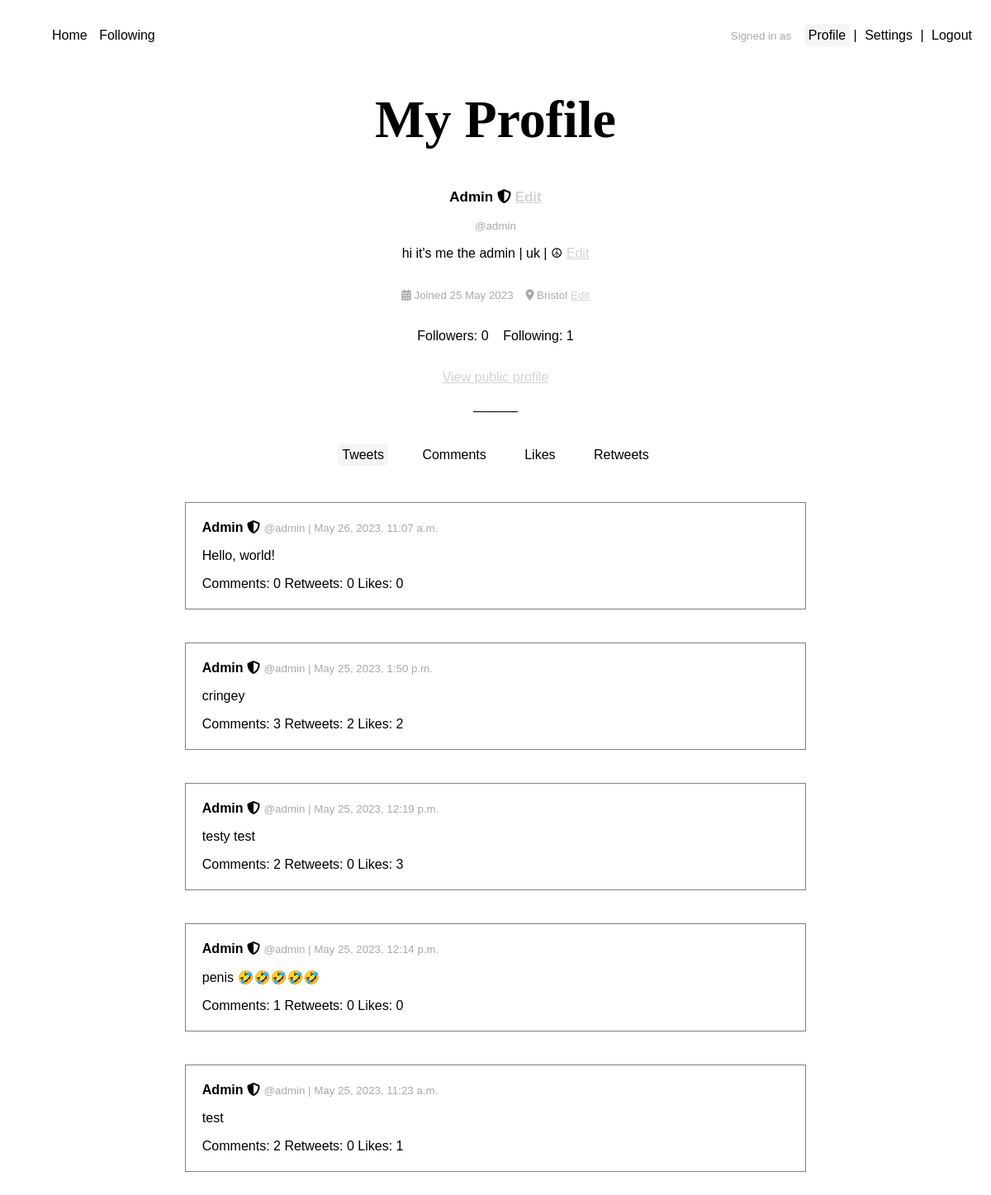
Screenshot of /users/profile/ (signed in) with the database file from the repository.
### users/models.py (models this page shows, shortened)
class Profile(models.Model):
    user = models.OneToOneField(User, on_delete=models.CASCADE)
    bio = models.TextField(default="")
    display_name = models.CharField(default="", max_length=150)
    location = models.CharField(blank=True, max_length=150)
    followers = models.ManyToManyField(User, blank=True, related_name='followers')
    following = models.ManyToManyField(User, blank=True, related_name='following')

### tweets/models.py (models this page shows)
class Tweet(models.Model):
    text = models.CharField(max_length=144)
    date = models.DateTimeField(default=timezone.now)
    likes = models.ManyToManyField(User, blank=True, related_name='likes')
    user = models.ForeignKey(User, on_delete=models.CASCADE)
    class Meta:
        ordering = ["-date"]
    def __str__(self):
        return self.text

### users/views.py (the view)
# urls.py: path('profile/', views.profile, name='profile'),
@login_required
def profile(request):
    return render(request, 'users/profile.html', {'title': 'My Profile'})

### templates/users/profile.html (shortened to what this page needs)
{% extends '../base.html' %}
{% block content %}
<p class="subtitle">{{user.profile.display_name}}
    {% if user.is_superuser %}
        <i title="Admin" class="fa-solid fa-shield-halved"></i>
    {% endif %}
    <a title="Settings" href="{% url 'settings' %}">Edit</a>
</p>
<small>@{{user}}</small>
{% if user.profile.bio == "" %}
    <p class="faded">You haven't written a bio yet. <a title="Settings" href="{% url 'settings' %}">Edit</a></p>
{% else %}
    <p>{{user.profile.bio}} <a title="Settings" href="{% url 'settings' %}">Edit</a></p>
{% endif %}
<p><small>
    <i class="fa-solid fa-calendar-days"></i> Joined {{ user.date_joined|date:"d M Y" }}
    {% if user.profile.location %}
        <i class="fa-solid fa-location-dot"></i> {{ user.profile.location }}
    {% else %}
        <i class="fa-solid fa-location-dot"></i> No location set
    {% endif %}
    <a href="{% url 'settings' %}" title="Settings" >Edit</a></p>
<p>
    <a class="follows-link" href="{% url 'followers' user.id%}">Followers: {{ user.profile.followers.count }}</a>
    <a class="follows-link" href="{% url 'following' user.id%}">Following: {{user.profile.following.count }}</a>
</p>
<p><a href="{% url 'profile_public' user.id %}">View public profile</a></p>
______</p>
<nav>
    <a id="profile-tweets" href="{% url 'profile' %}">Tweets</a>&emsp;&emsp;
    <a id="profile-comments" href="{% url 'profile_comments' %}">Comments</a>&emsp;&emsp;
    <a id="profile-likes" href="{% url 'profile_likes' %}">Likes</a>&emsp;&emsp;
    <a id="profile-retweets" href="{% url 'profile_retweets' %}">Retweets</a>
</nav>
<section class="center width-100">
    <br>
    {% if request.path == '/users/profile/' %}
        {% if user.tweet_set.count <= 0 %}
            <p class="faded">No tweets found</p>
        {% else %}
            {% for tweet in user.tweet_set.all %}
                {% include "tweets/tweet.html" %}
            {% endfor %}
        {% endif %}
    {% endif %}
</section>
{% endblock %}

### templates/tweets/tweet.html
<div class="tweet-card width-100">
    <a class="profile-link" href="{% url 'profile_public' tweet.user.id %}">
        <p>
            <strong>
                {{ tweet.user.profile.display_name }}
                {% if tweet.user.is_superuser %}
                    <i title="Admin" class="fa-solid fa-shield-halved"></i>
                {% endif %}
            </strong>
            <small>@{{ tweet.user }} | {{ tweet.date }}</small>
        </p>
    </a>
    <a class="tweet-link" href="{% url 'tweet' tweet.id %}">
        <p>{{ tweet }}</p>
        <p>
            Comments: {{ tweet.comment_set.count }}
            Retweets: {{ tweet.retweet_set.count }}
            Likes: {{ tweet.likes.count }}
        </p>
    </a>
</div>

### static/style.css (style rules this page uses)
body { font-family: "Trebuchet MS", "Arial", sans-serif; margin-bottom: 70px; }
p a { color: lightgrey; text-decoration: underline; }
p.subtitle { font-weight: bold; font-size: 17px; }
.center, form { display: flex; justify-content: center; align-items: center; flex-direction: column; }
.width-100, form { width: 100%; }
nav { padding: 10px; }
nav a { text-decoration: none; color: black; padding: 5px; border-radius: 5px; }
small { color: darkgrey; }
div.tweet-card a { color: black; text-decoration: none; }
div.tweet-card { border: solid 1px grey; margin: 20px; padding: 5px 20px; }
a.follows-link, a.profile-link { color: black; text-decoration: none; }

### templates/users/profile.html (style rules this page uses)
#profile-tweets { background: whitesmoke }

### rows the page displays
Tweet: user.profile.display_name "Admin", user "admin", date "May 26, 2023, 11:07 a.m.", text "Hello, world!", comment_set.count "0", retweet_set.count "0", likes.count "0"
Tweet: user.profile.display_name "Admin", user "admin", date "May 25, 2023, 1:50 p.m.", text "cringey", comment_set.count "3", retweet_set.count "2", likes.count "2"
Tweet: user.profile.display_name "Admin", user "admin", date "May 25, 2023, 12:19 p.m.", text "testy test", comment_set.count "2", retweet_set.count "0", likes.count "3"
Tweet: user.profile.display_name "Admin", user "admin", date "May 25, 2023, 12:14 p.m.", text "penis 🤣🤣🤣🤣🤣", comment_set.count "1", retweet_set.count "0", likes.count "0"
Tweet: user.profile.display_name "Admin", user "admin", date "May 25, 2023, 11:23 a.m.", text "test", comment_set.count "2", retweet_set.count "0", likes.count "1"

### other values shown
{{ title }} "My Profile"
{{ user.profile.display_name }} "Admin"
{{ user }} "admin"
{{ user.profile.bio }} "hi it's me the admin | uk | ☮"
{{ user.date_joined|date:"d M Y" }} "25 May 2023"
{{ user.profile.location }} "Bristol"
{{ user.profile.followers.count }} "0"
{{ user.profile.following.count }} "1"
